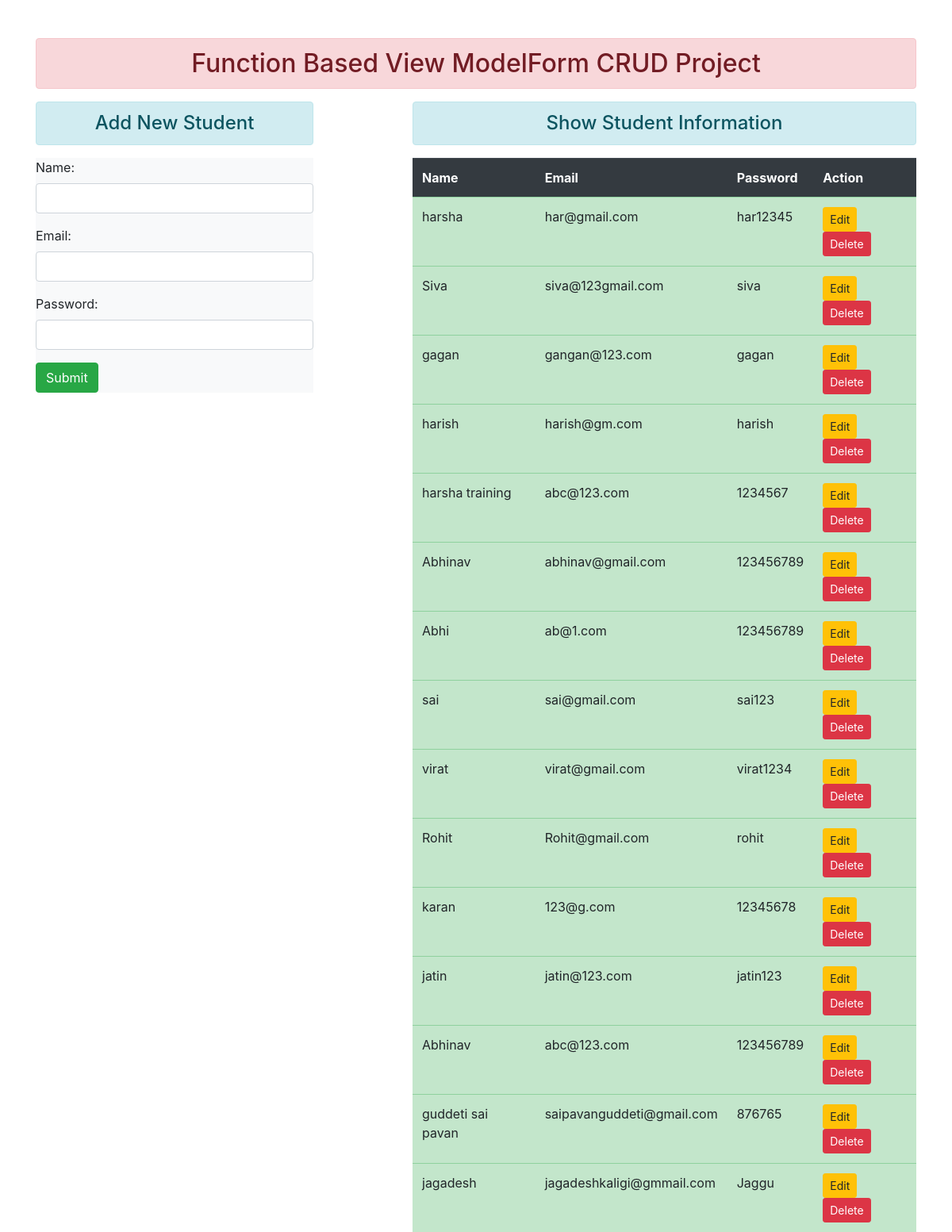
The page / on the database its author committed.
### enroll/models.py (models this page shows)
class User(models.Model):
 name = models.CharField(max_length=70)
 email = models.EmailField(max_length=100)
 password = models.CharField(max_length=100)

### enroll/views.py (the view)
# urls.py: path('', views.add_show, name="addandshow"),
def add_show(request):
 if request.method == 'POST':
  fm = StudentRegistration(request.POST)
  if fm.is_valid():
   nm = fm.cleaned_data['name']
   em = fm.cleaned_data['email']
   pw = fm.cleaned_data['password']
   reg = User(name=nm, email=em, password=pw)
   reg.save()
   fm = StudentRegistration()
   messages.add_message(request, messages.SUCCESS,"Your Data has been Submitted!!")
   messages.add_message(request, messages.INFO,"NOW YOU CAN LOGIN!!")
 else:
  fm = StudentRegistration()
 stud = User.objects.all()
 return render(request, 'enroll/addandshow.html', {'form':fm, 'stu':stud})

### enroll/forms.py
class StudentRegistration(forms.ModelForm):
 class Meta:
  model = User
  fields = ['name', 'email', 'password']
  widgets = {
   'name': forms.TextInput(attrs={'class':'form-control'}),
   'email': forms.EmailInput(attrs={'class':'form-control'}),
   'password': forms.PasswordInput(render_value=True, attrs={'class':'form-control'}),
  }

### enroll/templates/enroll/addandshow.html (shortened to what this page needs)
{% extends 'enroll/base.html' %}
{% block content %}
<div class="row" >
 <div class="col-sm-4" >
  <h4 class="text-center alert alert-info",class="bg bg-primary">Add New Student</h4>
  <form action="" method="POST" class="bg bg-light">
   {{form.as_p}}
   <input type="submit" class="btn btn-success" value="Submit" >
  </form>
 </div>
 <div class="col-sm-7 offset-1">
  <h4 class="text-center alert alert-info">Show Student Information</h4>
  {% if stu %}
   <table class="col-sm-12 ">
     <thead class="table table-dark">
       <tr>
         <th scope="col">Name</th>
         <th scope="col">Email</th>
         <th scope="col">Password</th>
         <th scope="col">Action</th>
       </tr>
     </thead>
     <tbody>
      {% for st in stu %}
       <tr class="table table-success">
         <td>{{st.name}}</td>
         <td>{{st.email}}</td>
         <td>{{st.password}}</td>
         <td>
         <a href="{% url 'updatedata' st.id %}" class="btn btn-warning btn-sm">Edit</a>
         <form action="{% url 'deletedata' st.id %}" method="post" class="d-inline"> {% csrf_token %}
          <input type="submit" class="btn btn-danger btn-sm" value="Delete">
         </form>
         </td>
       </tr>
      {% endfor %}
     </tbody>
   </table>
  {% else %}
   <h4 class="text-center alert alert-warning">No Records</h4>
  {% endif %}
 </div>
</div>
{% endblock content %}

### enroll/templates/enroll/base.html (shortened to what this page needs)
<!DOCTYPE html>
{% load static %}
<html lang="en">
<head>
 <link rel="stylesheet" href="{% static 'enroll/css/bootstrap.css' %}">
</head>
<body>
 <div class="container mt-5">
  <h2 class="text-center alert alert-danger">Function Based View ModelForm CRUD Project</h2>
  {% block content %} {% endblock content %}
 </div>
</body>
</html>

### rows shown on the page
User: name "harsha", email "har@gmail.com", password "har12345"
User: name "Siva", email "siva@123gmail.com", password "siva"
User: name "gagan", email "gangan@123.com", password "gagan"
User: name "harish", email "harish@gm.com", password "harish"
User: name "harsha training", email "abc@123.com", password "1234567"
User: name "Abhinav", email "abhinav@gmail.com", password "123456789"
User: name "Abhi", email "ab@1.com", password "123456789"
User: name "sai", email "sai@gmail.com", password "sai123"
User: name "virat", email "virat@gmail.com", password "virat1234"
User: name "Rohit", email "Rohit@gmail.com", password "rohit"
User: name "karan", email "123@g.com", password "12345678"
User: name "jatin", email "jatin@123.com", password "jatin123"
User: name "Abhinav", email "abc@123.com", password "123456789"
User: name "guddeti sai pavan", email "saipavanguddeti@gmail.com", password "876765"
User: name "jagadesh", email "jagadeshkaligi@gmmail.com", password "Jaggu"
